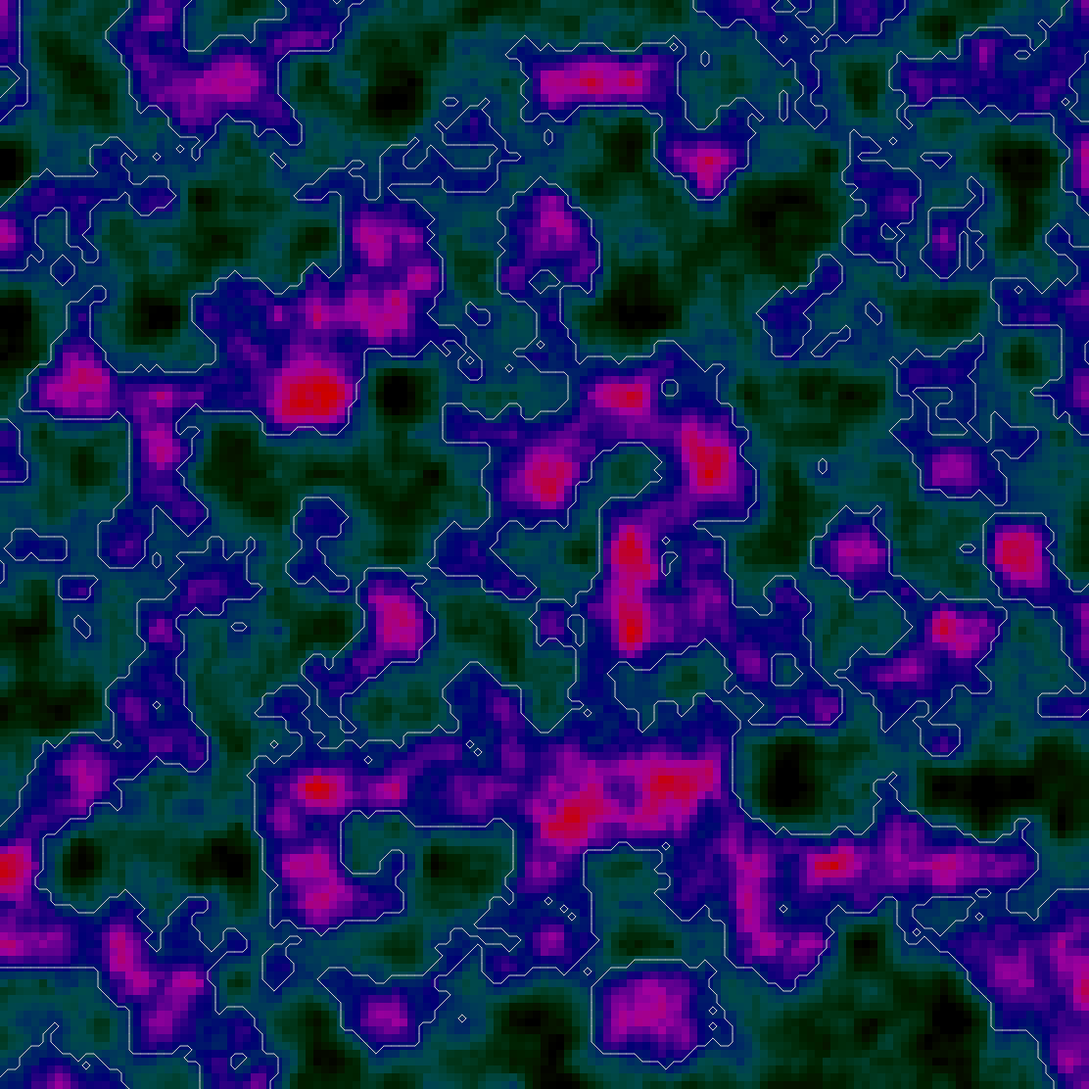
Frame 1 (no input)
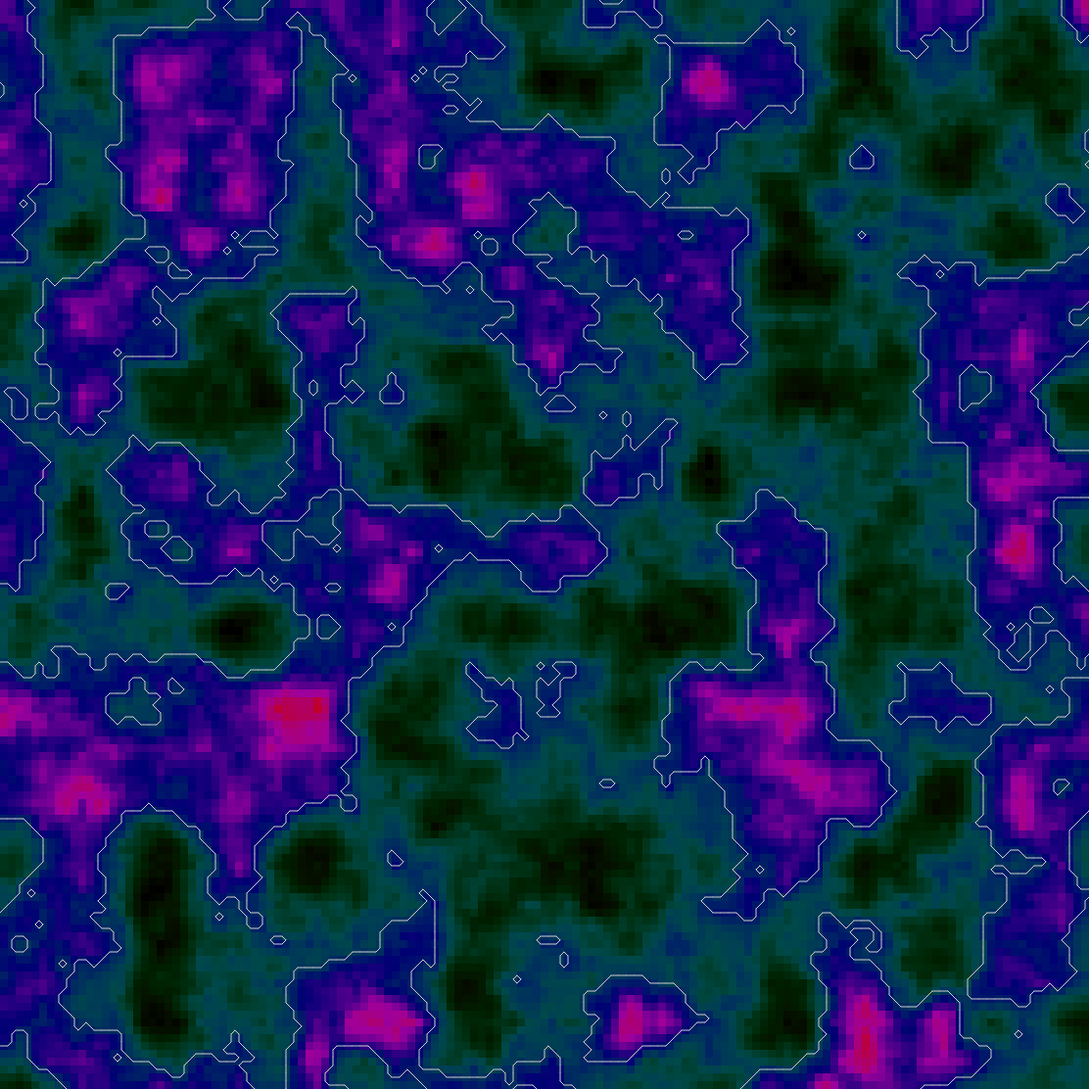
Frame 60 (no input)
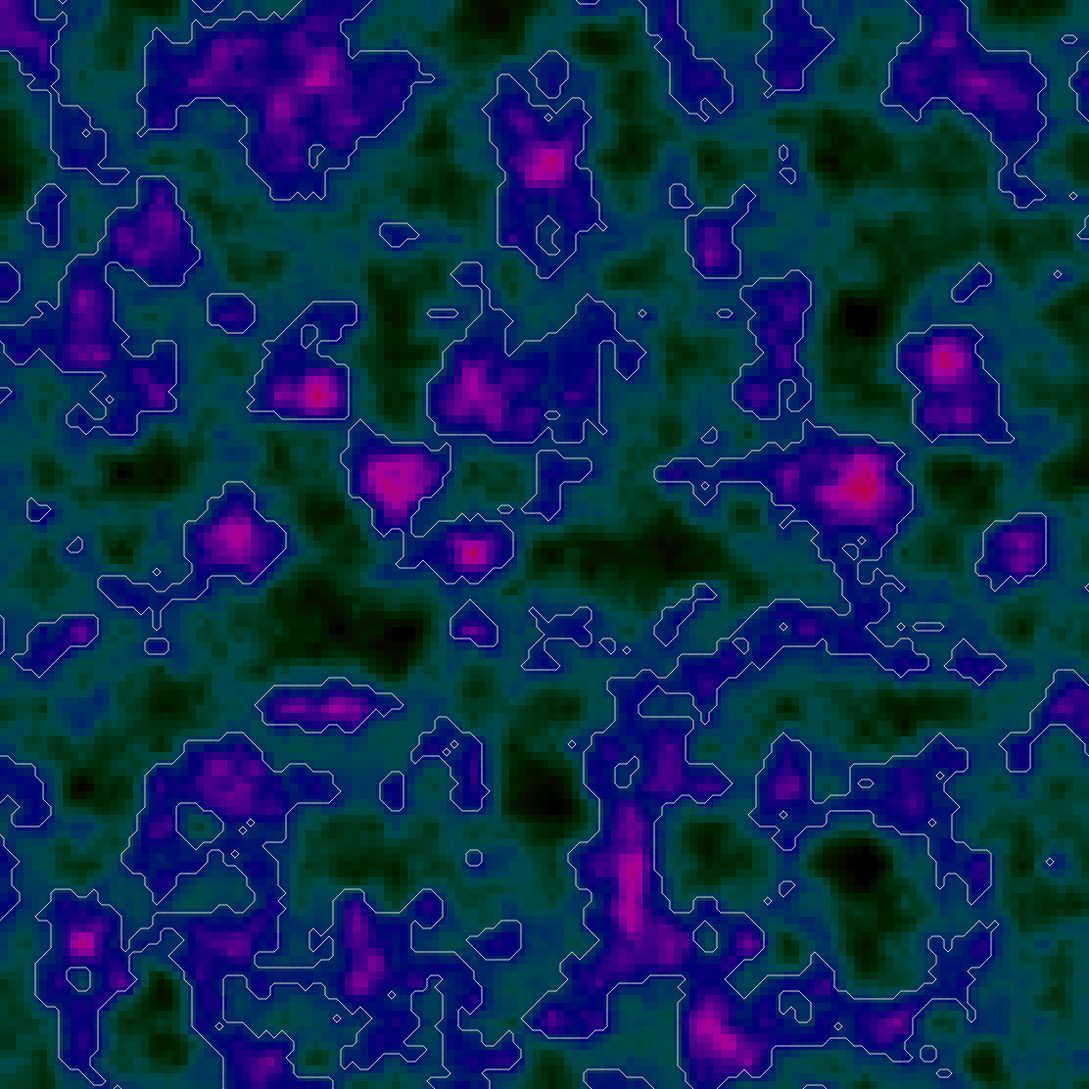
Frame 120 (the mouse pressed at the canvas centre since frame 60)

The p5.js sketch that drew these frames (run headless with seeded random() and noise() and a simulated clock; from frame 60 on, the mouse is pressed at the canvas centre):

// p5.js sketch
// ── sketch.js
// Reference
//  https://www.youtube.com/watch?v=0ZONMNUKTfU

let field;
const rez = 8;
const increment = 0.1;
let cols, rows;
let zOffset = 0;

function setup() {
  createCanvas(1112, 1112);
	colorMode(HSB, 255);
  cols = 2 + width / rez;
  rows = 2 + height / rez;
  field = make2DArray(cols, rows);
}

function draw() {
  // background(127);
  updateField();
  drawField();
}

const updateField = () => {
  let xOffset = 0;
  for (let i = 0; i < cols; i++) {
    let yOffset = 0;
    for (let j = 0; j < rows; j++) {
      field[i][j] = map(noise(xOffset, yOffset, zOffset), 0, 1, -1, 1);
      yOffset += increment;
    }
    xOffset += increment;
  }
  zOffset += 0.03;
};

const drawField = () => {
  for (let i = 0; i < cols - 1; i++) {
    for (let j = 0; j < rows - 1; j++) {
      // Draw base pattern
      // stroke(field[i][j] * 255);
      // strokeWeight(rez * 0.4);
      // point(i * rez, j * rez);
      fill(255 - 100 + field[i][j] * 155, 255, 100 + field[i][j] * 155);
      noStroke();
      square(i * rez, j * rez, rez);

      // Draw lines
      const x = i * rez;
      const y = j * rez;
      const a = createVector(x + rez * 0.5, y);
      const b = createVector(x + rez, y + rez * 0.5);
      const c = createVector(x + rez * 0.5, y + rez);
      const d = createVector(x, y + rez * 0.5);
      const state = getState(
        ceil(field[i][j]),
        ceil(field[i + 1][j]),
        ceil(field[i + 1][j + 1]),
        ceil(field[i][j + 1])
      );
      stroke(205);
      strokeWeight(1);
      // console.log(state);
      // line(a.x, a.y, b.x, b.y);
      switch (state) {
        case 1:
          lineVector(c, d);
          break;
        case 2:
          lineVector(b, c);
          break;
        case 3:
          lineVector(b, d);
          break;
        case 4:
          lineVector(a, b);
          break;
        case 5:
          lineVector(a, d);
          lineVector(b, c);
          break;
        case 6:
          lineVector(a, c);
          break;
        case 7:
          lineVector(a, d);
          break;
        case 8:
          lineVector(a, d);
          break;
        case 9:
          lineVector(a, c);
          break;
        case 10:
          lineVector(a, b);
          lineVector(c, d);
          break;
        case 11:
          lineVector(a, b);
          break;
        case 12:
          lineVector(b, d);
          break;
        case 13:
          lineVector(b, c);
          break;
        case 14:
          lineVector(c, d);
          break;
      }
    }
  }
};

const lineVector = (v1, v2) => {
  line(v1.x, v1.y, v2.x, v2.y);
};

const getState = (a, b, c, d) => {
  return a * 8 + b * 4 + c * 2 + d * 1;
};

const make2DArray = (cols, rows) => {
  let arr = new Array(cols);
  for (let i = 0; i < arr.length; i++) {
    arr[i] = new Array(rows);
  }

  return arr;
};
